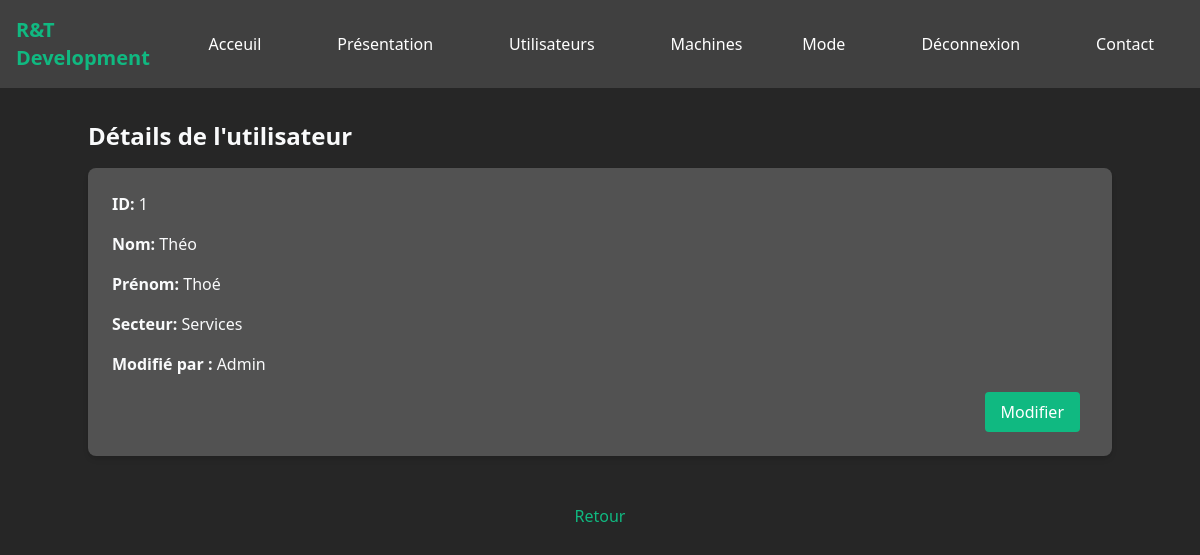
The page /utilisateurs/1/ (signed in) on the database its author committed.
### computerApp/models.py (models this page shows)
class Utilisateur(models.Model):
    SECT = (
        ('Gestion',('77')),
        ('Clients',('10')),
        ('Services',('20')),
    )
    id = models.AutoField(primary_key=True, editable=False)
    nom = models.CharField(max_length = 20)
    prenom = models.CharField(max_length = 20)
    secteur = models.CharField(max_length= 32, choices=SECT, default='Gestion')
    majU = models.CharField(max_length= 32, default='Jamais modifié')

### computerApp/views.py (the view)
# urls.py: path('utilisateurs/<pf>/', views.utilisateur_detail_view, name='utilisateur-detail'),
@login_required
def utilisateur_detail_view(request, pf) :
    utilisateur = get_object_or_404 (Utilisateur, id=pf)
    context={'utilisateur':utilisateur}
    return render(request,
        'utilisateur_detail.html',
        context)

### theme/context_processors.py (called while the page is built)
def theme(request):
    if 'is_dark_theme' in request.session:
        is_dark_theme = request.session.get('is_dark_theme')
        return {'is_dark_theme': is_dark_theme}
    return {'is_dark_theme': False}

### computerApp/templates/utilisateur_detail.html
{% extends "index.html" %}
{% block content %}
<div class="container mx-auto py-8">
  <h2 class="text-2xl font-bold mb-4">Détails de l'utilisateur</h2>
  <div class="bg-white shadow-md rounded-lg p-6 dark:bg-neutral-600">
    <p class="mb-4"><strong>ID:</strong> {{ utilisateur.id }}</p>
    <p class="mb-4"><strong>Nom:</strong> {{ utilisateur.nom }}</p>
    <p class="mb-4"><strong>Prénom:</strong> {{ utilisateur.prenom }}</p>
    <p class="mb-4"><strong>Secteur:</strong> {{ utilisateur.secteur }}</p>
    <p class="mb-4"><strong>Modifié par :</strong> {{ utilisateur.majU }}</p>
    <div class="flex justify-end mt-4">
      <a href="{% url 'utilisateur-edit' utilisateur.id %}" class="bg-emerald-500 hover:bg-emerald-700 duration-300 text-white py-2 px-4 rounded mr-2">Modifier</a>
    </div>
  </div>
</div>
<div class="flex justify-center mt-4">
    <button class="text-emerald-500 hover:text-emerald-700 duration-300"><a  href="{% url 'utilisateurs' %}">Retour</a></button>
</div>
{% endblock %}

### rows shown on the page
Utilisateur: id "1", nom "Théo", prenom "Thoé", secteur "Services", majU "Admin"
